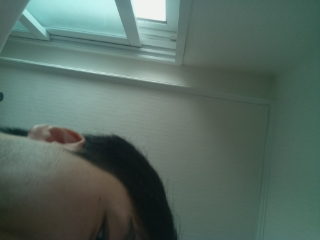
#> input picture raspberrypi/picamera-ex/foo.jpg, 320 x 240 px
$ python -i facedetect.py   (imports and definitions only)
#> lines starting #> are read from the running program, lines starting #| are printed output that depends on the picture; after the words box and inside, x2 and y2 are one past the last pixel; in counts of white or black regions, pixels touching at a corner belong together
### raspberrypi/picamera-ex/picam.py
import time
from picamera import PiCamera
import numpy as np
import cv2

class PiCam:
    def __init__(self, show=False, framerate=25, width=640, height=480):
#> further down, picture is the input picture: shape (240, 320, 3); mean B, G, R 97.5, 106.3, 86.7
        self.size = (width, height)
        self.show = show
        self.framerate = framerate

    # [17 lines left out: function run, not called in this run]

### raspberrypi/picamera-ex/facedetect.py
import numpy as np
from picam import PiCam
import cv2

FACE_WIDTH = 200
face_cascade = cv2.CascadeClassifier('./haarcascade_frontalface_default.xml')

face_image = np.array((FACE_WIDTH, FACE_WIDTH,3), dtype=int)

def detect_face(frame):
    global face_image
    gray = cv2.cvtColor(frame, cv2.COLOR_BGR2GRAY)
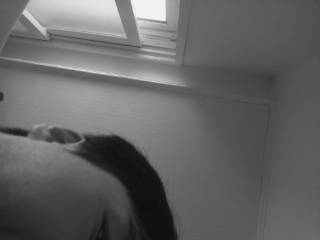
#> gray: shape (240, 320); min 14, max 242, mean 99.4
    # 이미지에서 얼굴을 검출합니다.
    faces = face_cascade.detectMultiScale(gray, 1.3, 5)
#> faces = ()
    # 얼굴이 검출되었다면 얼굴 위치에 대한 좌표 정보를 리턴받습니다.

    for (x,y,w,h) in faces:
        # 원본 이미지에 얼굴의 위치를 표시
        # cv2.rectangle(frame,(x,y),(x+w,y+h),(255,0,0),2)
        minLength = min(w, h)
        if minLength < 150: break
        width = max(w, h)

        # 얼굴 부분 검출
        # face_image = frame[y:y+h, x:x+w].copy()
        x = x + w//2 - width//2
        y = y + h//2 - width//2
        face_image = frame[y:y+width, x:x+width].copy()
        cv2.rectangle(frame,(x,y),(x+width,y+width),(255,0,0),2)

        face_image = cv2.resize(face_image,dsize=(FACE_WIDTH, FACE_WIDTH),interpolation=cv2.INTER_AREA)
#> this loop made 0 passes

    frame[0:FACE_WIDTH, 0:FACE_WIDTH] = face_image[:] # 좌측 상단에 출력
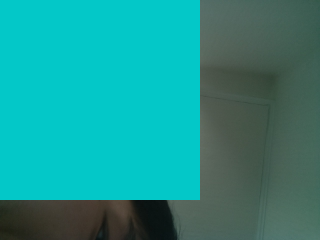
#> frame: shape (240, 320, 3); mean B, G, R 140.3, 145.3, 34
    return True

c = PiCam(show=True)
# [1 line not run here, left out]

>>> import cv2
>>> picture = cv2.imread('foo.jpg')
>>> result = detect_face(picture)
#> result = True

$ run again, on raspberrypi/picamera-ex/image1.jpg
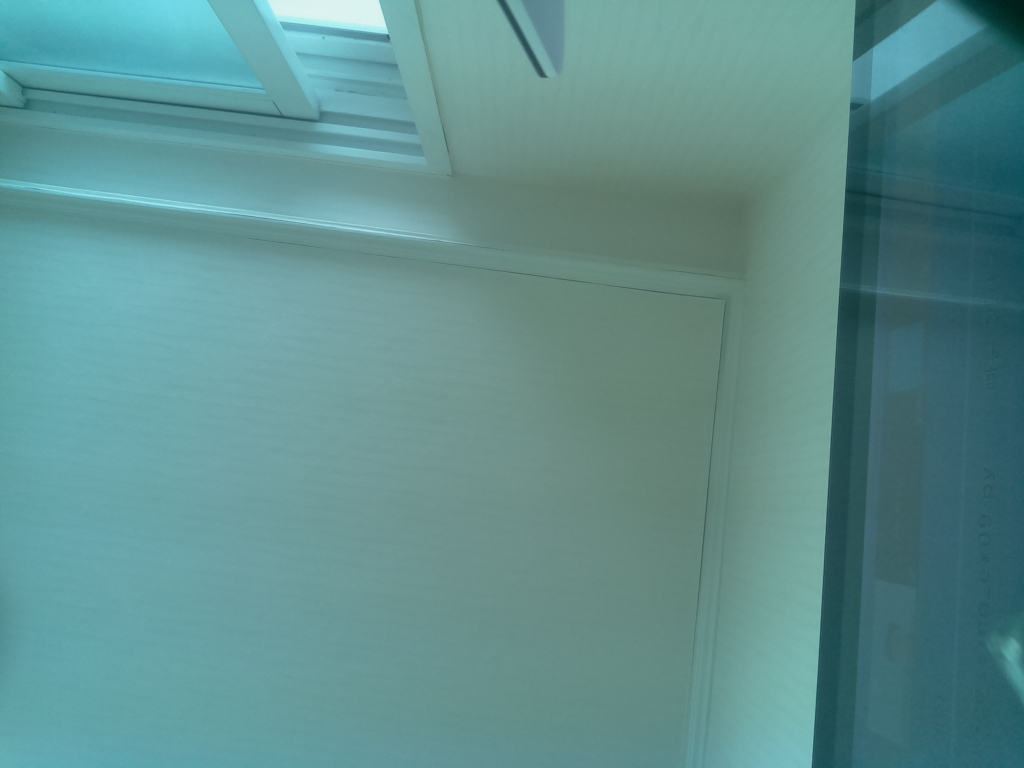
#> input picture raspberrypi/picamera-ex/image1.jpg, 1024 x 768 px
#> picture is the input picture: shape (768, 1024, 3); mean B, G, R 142.7, 143.3, 94.9
#> in detect_face, `gray = cv2.cvtColor(frame, cv2.COLOR_BGR2GRAY)`:
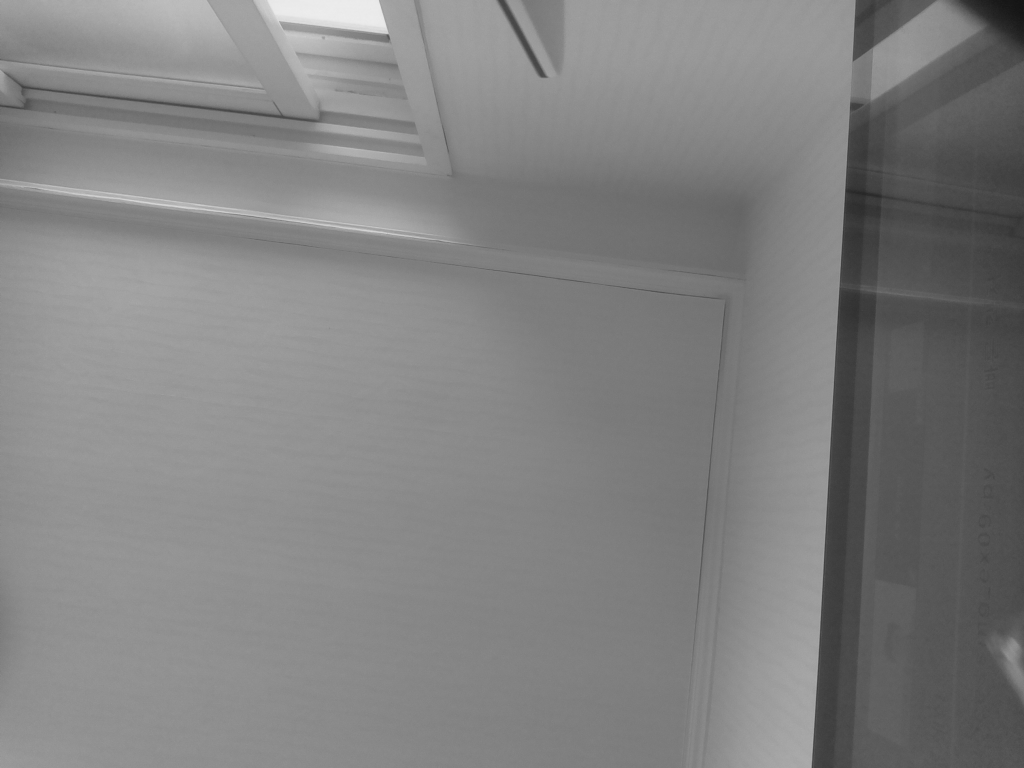
#> gray: shape (768, 1024); min 20, max 238, mean 128.8
#> faces = ()
#> in detect_face, `frame[0:FACE_WIDTH, 0:FACE_WIDTH] = face_image[:]`:
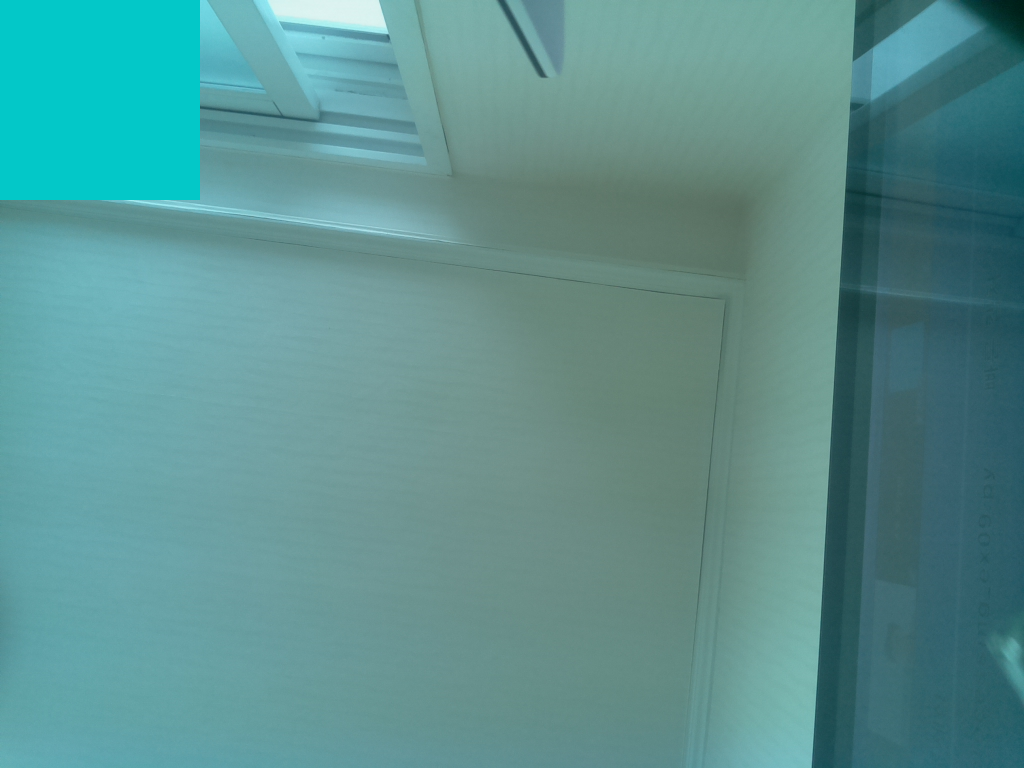
#> frame: shape (768, 1024, 3); 5.09% of pixels changed, all inside (x1, y1, x2, y2) = (0, 0, 200, 200)
#> result = True
